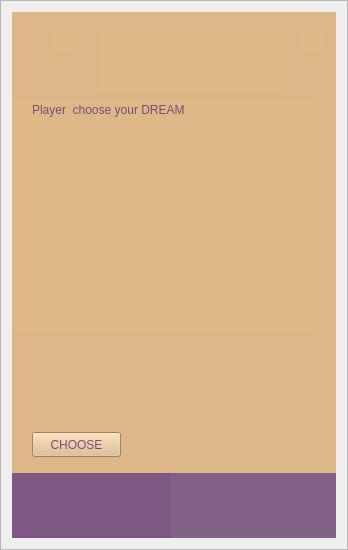
<?xml version="1.0" encoding="UTF-8"?>
<ui version="4.0">
 <class>dream_label</class>
 <widget class="QFrame" name="dream_label">
  <property name="geometry">
   <rect>
    <x>0</x>
    <y>0</y>
    <width>348</width>
    <height>550</height>
   </rect>
  </property>
  <property name="windowTitle">
   <string>Frame</string>
  </property>
  <property name="frameShape">
   <enum>QFrame::StyledPanel</enum>
  </property>
  <property name="frameShadow">
   <enum>QFrame::Raised</enum>
  </property>
  <layout class="QVBoxLayout" name="verticalLayout">
   <item>
    <widget class="QStackedWidget" name="stackedWidget">
     <property name="styleSheet">
      <string notr="true">background-color: qlineargradient(spread:pad, x1:0.487562, y1:0.045, x2:0.493, y2:0.045, stop:0 rgba(117, 80, 123, 196), stop:1 rgba(117, 80, 123, 174));</string>
     </property>
     <property name="currentIndex">
      <number>0</number>
     </property>
     <widget class="QWidget" name="page_3">
      <widget class="QStackedWidget" name="stackedWidget_2">
       <property name="geometry">
        <rect>
         <x>0</x>
         <y>0</y>
         <width>371</width>
         <height>461</height>
        </rect>
       </property>
       <property name="styleSheet">
        <string notr="true">background-color: qlineargradient(spread:pad, x1:0.487562, y1:0.045, x2:0.493, y2:0.045, stop:0 rgba(222, 184, 135, 229), stop:1 rgba(222, 184, 135, 232));</string>
       </property>
       <property name="currentIndex">
        <number>1</number>
       </property>
       <widget class="QWidget" name="page_6"/>
       <widget class="QWidget" name="page_7">
        <widget class="QFrame" name="frame_2">
         <property name="geometry">
          <rect>
           <x>0</x>
           <y>88</y>
           <width>301</width>
           <height>231</height>
          </rect>
         </property>
         <property name="frameShape">
          <enum>QFrame::NoFrame</enum>
         </property>
         <property name="frameShadow">
          <enum>QFrame::Raised</enum>
         </property>
         <widget class="QLabel" name="dream_Description">
          <property name="geometry">
           <rect>
            <x>10</x>
            <y>40</y>
            <width>351</width>
            <height>51</height>
           </rect>
          </property>
          <property name="styleSheet">
           <string notr="true">background-color: rgb(222, 184, 135);</string>
          </property>
          <property name="text">
           <string/>
          </property>
         </widget>
         <widget class="QLabel" name="Profession_info">
          <property name="geometry">
           <rect>
            <x>6</x>
            <y>116</y>
            <width>361</width>
            <height>111</height>
           </rect>
          </property>
          <property name="text">
           <string/>
          </property>
         </widget>
         <widget class="QLabel" name="label_17">
          <property name="geometry">
           <rect>
            <x>20</x>
            <y>0</y>
            <width>261</width>
            <height>20</height>
           </rect>
          </property>
          <property name="styleSheet">
           <string notr="true">font: 57 bold 13pt &quot;Ubuntu&quot;;
color: rgb(117, 80, 123);</string>
          </property>
          <property name="text">
           <string>Player  choose your DREAM</string>
          </property>
         </widget>
        </widget>
        <widget class="QPushButton" name="btn_next">
         <property name="geometry">
          <rect>
           <x>290</x>
           <y>20</y>
           <width>20</width>
           <height>20</height>
          </rect>
         </property>
         <property name="maximumSize">
          <size>
           <width>20</width>
           <height>20</height>
          </size>
         </property>
         <property name="styleSheet">
          <string notr="true">border:0px solid
</string>
         </property>
         <property name="text">
          <string/>
         </property>
         <property name="icon">
          <iconset>
           <selectedon>../../../Downloads/side menu tutorial/icons/chevrons-right.svg</selectedon>
          </iconset>
         </property>
         <property name="iconSize">
          <size>
           <width>20</width>
           <height>20</height>
          </size>
         </property>
         <property name="autoRepeat">
          <bool>false</bool>
         </property>
        </widget>
        <widget class="QPushButton" name="btn_prev">
         <property name="geometry">
          <rect>
           <x>40</x>
           <y>20</y>
           <width>20</width>
           <height>20</height>
          </rect>
         </property>
         <property name="maximumSize">
          <size>
           <width>20</width>
           <height>20</height>
          </size>
         </property>
         <property name="styleSheet">
          <string notr="true">border:0px solid
</string>
         </property>
         <property name="text">
          <string/>
         </property>
         <property name="icon">
          <iconset>
           <normaloff>../../../Downloads/side menu tutorial/icons/chevrons-left.svg</normaloff>
           <disabledoff>../../../Downloads/side menu tutorial/icons/chevrons-left.svg</disabledoff>
           <disabledon>../../../Downloads/side menu tutorial/icons/chevrons-left.svg</disabledon>../../../Downloads/side menu tutorial/icons/chevrons-left.svg</iconset>
         </property>
         <property name="iconSize">
          <size>
           <width>20</width>
           <height>20</height>
          </size>
         </property>
        </widget>
        <widget class="QLabel" name="image_Dream">
         <property name="geometry">
          <rect>
           <x>86</x>
           <y>20</y>
           <width>181</width>
           <height>61</height>
          </rect>
         </property>
         <property name="styleSheet">
          <string notr="true">border-image: url(:/icons/icons/upload-cloud.svg);</string>
         </property>
         <property name="text">
          <string/>
         </property>
        </widget>
        <widget class="QPushButton" name="pushButton_2">
         <property name="geometry">
          <rect>
           <x>20</x>
           <y>420</y>
           <width>89</width>
           <height>25</height>
          </rect>
         </property>
         <property name="styleSheet">
          <string notr="true">background-color: rgb(222, 184, 135);
color: rgb(117, 80, 123);</string>
         </property>
         <property name="text">
          <string>CHOOSE</string>
         </property>
        </widget>
       </widget>
      </widget>
     </widget>
     <widget class="QWidget" name="page_5"/>
     <widget class="QWidget" name="page_4"/>
    </widget>
   </item>
  </layout>
 </widget>
 <resources>
  <include location="icons.qrc"/>
 </resources>
 <connections>
  <connection>
   <sender>btn_next</sender>
   <signal>clicked()</signal>
   <receiver>label_17</receiver>
   <slot>clear()</slot>
   <hints>
    <hint type="sourcelabel">
     <x>316</x>
     <y>46</y>
    </hint>
    <hint type="destinationlabel">
     <x>244</x>
     <y>111</y>
    </hint>
   </hints>
  </connection>
  <connection>
   <sender>btn_prev</sender>
   <signal>clicked()</signal>
   <receiver>Profession_info</receiver>
   <slot>clear()</slot>
   <hints>
    <hint type="sourcelabel">
     <x>50</x>
     <y>38</y>
    </hint>
    <hint type="destinationlabel">
     <x>23</x>
     <y>288</y>
    </hint>
   </hints>
  </connection>
  <connection>
   <sender>pushButton_2</sender>
   <signal>clicked()</signal>
   <receiver>Profession_info</receiver>
   <slot>clear()</slot>
   <hints>
    <hint type="sourcelabel">
     <x>94</x>
     <y>505</y>
    </hint>
    <hint type="destinationlabel">
     <x>188</x>
     <y>323</y>
    </hint>
   </hints>
  </connection>
 </connections>
</ui>
